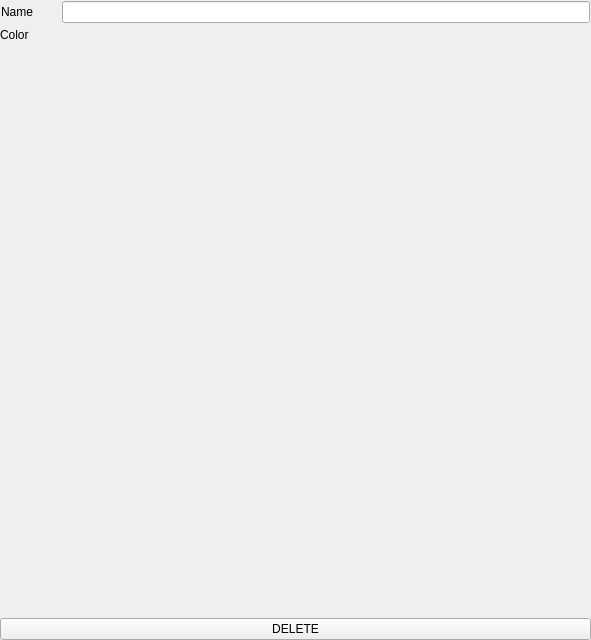
<?xml version="1.0" encoding="UTF-8"?>
<ui version="4.0">
 <class>Form</class>
 <widget class="QWidget" name="Form">
  <property name="geometry">
   <rect>
    <x>0</x>
    <y>0</y>
    <width>591</width>
    <height>640</height>
   </rect>
  </property>
  <property name="windowTitle">
   <string>Form</string>
  </property>
  <layout class="QVBoxLayout" name="verticalLayout" stretch="0">
   <property name="spacing">
    <number>0</number>
   </property>
   <property name="leftMargin">
    <number>0</number>
   </property>
   <property name="topMargin">
    <number>0</number>
   </property>
   <property name="rightMargin">
    <number>0</number>
   </property>
   <property name="bottomMargin">
    <number>0</number>
   </property>
   <item>
    <layout class="QVBoxLayout" name="mainLayout" stretch="0,0,0,0">
     <property name="spacing">
      <number>0</number>
     </property>
     <item>
      <layout class="QHBoxLayout" name="horizontalLayout_2" stretch="0,1">
       <property name="spacing">
        <number>1</number>
       </property>
       <property name="leftMargin">
        <number>1</number>
       </property>
       <property name="topMargin">
        <number>1</number>
       </property>
       <property name="rightMargin">
        <number>1</number>
       </property>
       <property name="bottomMargin">
        <number>1</number>
       </property>
       <item>
        <widget class="QLabel" name="nameLabel">
         <property name="minimumSize">
          <size>
           <width>60</width>
           <height>0</height>
          </size>
         </property>
         <property name="text">
          <string>Name</string>
         </property>
        </widget>
       </item>
       <item>
        <widget class="QLineEdit" name="nameLineEdit"/>
       </item>
      </layout>
     </item>
     <item>
      <layout class="QHBoxLayout" name="horizontalLayout" stretch="0,1">
       <item>
        <widget class="QLabel" name="label">
         <property name="minimumSize">
          <size>
           <width>60</width>
           <height>0</height>
          </size>
         </property>
         <property name="text">
          <string>Color</string>
         </property>
        </widget>
       </item>
       <item>
        <widget class="QPushButton" name="colorButton">
         <property name="text">
          <string/>
         </property>
         <property name="flat">
          <bool>true</bool>
         </property>
        </widget>
       </item>
      </layout>
     </item>
     <item>
      <spacer name="verticalSpacer">
       <property name="orientation">
        <enum>Qt::Vertical</enum>
       </property>
       <property name="sizeHint" stdset="0">
        <size>
         <width>20</width>
         <height>40</height>
        </size>
       </property>
      </spacer>
     </item>
     <item>
      <widget class="QPushButton" name="deleteButton">
       <property name="text">
        <string>DELETE</string>
       </property>
      </widget>
     </item>
    </layout>
   </item>
  </layout>
 </widget>
 <resources/>
 <connections/>
</ui>
